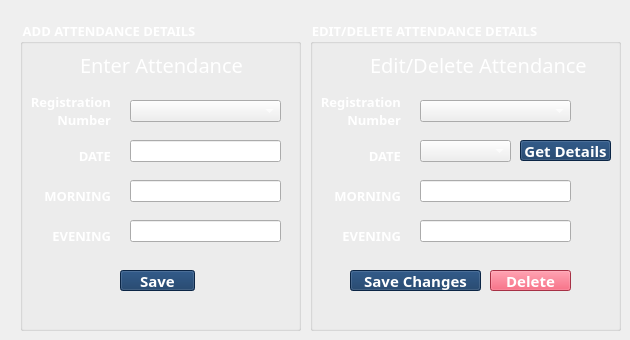
    <widget class="QWidget" name="tab_6">
     <attribute name="title">
      <string>Attendance</string>
     </attribute>
     <widget class="QGroupBox" name="groupBox_3">
      <property name="geometry">
       <rect>
        <x>20</x>
        <y>20</y>
        <width>281</width>
        <height>311</height>
       </rect>
      </property>
      <property name="font">
       <font>
        <family>Poppins Black</family>
        <pointsize>10</pointsize>
        <bold>true</bold>
       </font>
      </property>
      <property name="styleSheet">
       <string notr="true">color: rgb(255, 255, 255);</string>
      </property>
      <property name="title">
       <string>ADD ATTENDANCE DETAILS</string>
      </property>
      <widget class="QLabel" name="label_47">
       <property name="geometry">
        <rect>
         <x>10</x>
         <y>20</y>
         <width>41</width>
         <height>41</height>
        </rect>
       </property>
       <property name="text">
        <string/>
       </property>
       <property name="pixmap">
        <pixmap>../src/attendance.png</pixmap>
       </property>
       <property name="scaledContents">
        <bool>true</bool>
       </property>
      </widget>
      <widget class="QLabel" name="label_48">
       <property name="geometry">
        <rect>
         <x>60</x>
         <y>30</y>
         <width>201</width>
         <height>29</height>
        </rect>
       </property>
       <property name="font">
        <font>
         <family>Poppins</family>
         <pointsize>15</pointsize>
         <italic>false</italic>
         <bold>false</bold>
         <kerning>true</kerning>
        </font>
       </property>
       <property name="layoutDirection">
        <enum>Qt::LeftToRight</enum>
       </property>
       <property name="styleSheet">
        <string notr="true">color: rgb(255, 255, 255);</string>
       </property>
       <property name="text">
        <string>Enter Attendance</string>
       </property>
       <property name="scaledContents">
        <bool>true</bool>
       </property>
       <property name="alignment">
        <set>Qt::AlignLeading|Qt::AlignLeft|Qt::AlignVCenter</set>
       </property>
      </widget>
      <widget class="QComboBox" name="comboBox_9">
       <property name="geometry">
        <rect>
         <x>110</x>
         <y>80</y>
         <width>151</width>
         <height>22</height>
        </rect>
       </property>
       <property name="font">
        <font>
         <family>Poppins SemiBold</family>
         <pointsize>10</pointsize>
        </font>
       </property>
       <property name="styleSheet">
        <string notr="true">color: rgb(255, 255, 255);
gridline-color: rgb(255, 255, 255);
selection-color: rgb(15, 52, 96);
border-color: rgb(255, 255, 255);</string>
       </property>
       <property name="editable">
        <bool>false</bool>
       </property>
       <property name="frame">
        <bool>true</bool>
       </property>
      </widget>
      <widget class="QLabel" name="label_49">
       <property name="geometry">
        <rect>
         <x>10</x>
         <y>60</y>
         <width>81</width>
         <height>61</height>
        </rect>
       </property>
       <property name="font">
        <font>
         <family>Poppins</family>
         <pointsize>10</pointsize>
         <italic>false</italic>
         <bold>true</bold>
         <kerning>true</kerning>
        </font>
       </property>
       <property name="layoutDirection">
        <enum>Qt::LeftToRight</enum>
       </property>
       <property name="styleSheet">
        <string notr="true">color: rgb(255, 255, 255);</string>
       </property>
       <property name="text">
        <string>Registration Number</string>
       </property>
       <property name="scaledContents">
        <bool>true</bool>
       </property>
       <property name="alignment">
        <set>Qt::AlignRight|Qt::AlignTrailing|Qt::AlignVCenter</set>
       </property>
       <property name="wordWrap">
        <bool>true</bool>
       </property>
      </widget>
      <widget class="QLabel" name="label_50">
       <property name="geometry">
        <rect>
         <x>50</x>
         <y>110</y>
         <width>41</width>
         <height>51</height>
        </rect>
       </property>
       <property name="font">
        <font>
         <family>Poppins</family>
         <pointsize>10</pointsize>
         <italic>false</italic>
         <bold>true</bold>
         <kerning>true</kerning>
        </font>
       </property>
       <property name="layoutDirection">
        <enum>Qt::LeftToRight</enum>
       </property>
       <property name="styleSheet">
        <string notr="true">color: rgb(255, 255, 255);</string>
       </property>
       <property name="text">
        <string>DATE</string>
       </property>
       <property name="scaledContents">
        <bool>true</bool>
       </property>
       <property name="alignment">
        <set>Qt::AlignRight|Qt::AlignTrailing|Qt::AlignVCenter</set>
       </property>
      </widget>
      <widget class="QLineEdit" name="lineEdit_19">
       <property name="geometry">
        <rect>
         <x>110</x>
         <y>120</y>
         <width>151</width>
         <height>22</height>
        </rect>
       </property>
       <property name="font">
        <font>
         <family>Poppins Medium</family>
         <pointsize>10</pointsize>
        </font>
       </property>
       <property name="styleSheet">
        <string notr="true">color: rgb(255, 255, 255);</string>
       </property>
       <property name="text">
        <string/>
       </property>
      </widget>
      <widget class="QLineEdit" name="lineEdit_24">
       <property name="geometry">
        <rect>
         <x>110</x>
         <y>160</y>
         <width>151</width>
         <height>22</height>
        </rect>
       </property>
       <property name="font">
        <font>
         <family>Poppins Medium</family>
         <pointsize>10</pointsize>
        </font>
       </property>
       <property name="styleSheet">
        <string notr="true">color: rgb(255, 255, 255);</string>
       </property>
       <property name="text">
        <string/>
       </property>
      </widget>
      <widget class="QLabel" name="label_51">
       <property name="geometry">
        <rect>
         <x>10</x>
         <y>150</y>
         <width>81</width>
         <height>51</height>
        </rect>
       </property>
       <property name="font">
        <font>
         <family>Poppins</family>
         <pointsize>10</pointsize>
         <italic>false</italic>
         <bold>true</bold>
         <kerning>true</kerning>
        </font>
       </property>
       <property name="layoutDirection">
        <enum>Qt::LeftToRight</enum>
       </property>
       <property name="styleSheet">
        <string notr="true">color: rgb(255, 255, 255);</string>
       </property>
       <property name="text">
        <string>MORNING</string>
       </property>
       <property name="scaledContents">
        <bool>true</bool>
       </property>
       <property name="alignment">
        <set>Qt::AlignRight|Qt::AlignTrailing|Qt::AlignVCenter</set>
       </property>
      </widget>
      <widget class="QLineEdit" name="lineEdit_25">
       <property name="geometry">
        <rect>
         <x>110</x>
         <y>200</y>
         <width>151</width>
         <height>22</height>
        </rect>
       </property>
       <property name="font">
        <font>
         <family>Poppins Medium</family>
         <pointsize>10</pointsize>
        </font>
       </property>
       <property name="styleSheet">
        <string notr="true">color: rgb(255, 255, 255);</string>
       </property>
       <property name="text">
        <string/>
       </property>
      </widget>
      <widget class="QLabel" name="label_52">
       <property name="geometry">
        <rect>
         <x>10</x>
         <y>190</y>
         <width>81</width>
         <height>51</height>
        </rect>
       </property>
       <property name="font">
        <font>
         <family>Poppins</family>
         <pointsize>10</pointsize>
         <italic>false</italic>
         <bold>true</bold>
         <kerning>true</kerning>
        </font>
       </property>
       <property name="layoutDirection">
        <enum>Qt::LeftToRight</enum>
       </property>
       <property name="styleSheet">
        <string notr="true">color: rgb(255, 255, 255);</string>
       </property>
       <property name="text">
        <string>EVENING</string>
       </property>
       <property name="scaledContents">
        <bool>true</bool>
       </property>
       <property name="alignment">
        <set>Qt::AlignRight|Qt::AlignTrailing|Qt::AlignVCenter</set>
       </property>
      </widget>
      <widget class="QPushButton" name="pushButton_9">
       <property name="geometry">
        <rect>
         <x>100</x>
         <y>250</y>
         <width>75</width>
         <height>21</height>
        </rect>
       </property>
       <property name="font">
        <font>
         <family>Poppins</family>
         <pointsize>11</pointsize>
         <bold>true</bold>
        </font>
       </property>
       <property name="styleSheet">
        <string notr="true">background-color: rgb(15, 52, 96);
color: rgb(255, 255, 255);</string>
       </property>
       <property name="text">
        <string>Save</string>
       </property>
      </widget>
     </widget>
     <widget class="QGroupBox" name="groupBox_4">
      <property name="geometry">
       <rect>
        <x>310</x>
        <y>20</y>
        <width>311</width>
        <height>311</height>
       </rect>
      </property>
      <property name="font">
       <font>
        <family>Poppins Black</family>
        <pointsize>10</pointsize>
        <bold>true</bold>
       </font>
      </property>
      <property name="styleSheet">
       <string notr="true">color: rgb(255, 255, 255);</string>
      </property>
      <property name="title">
       <string>EDIT/DELETE ATTENDANCE DETAILS</string>
      </property>
      <widget class="QLabel" name="label_55">
       <property name="geometry">
        <rect>
         <x>10</x>
         <y>20</y>
         <width>41</width>
         <height>41</height>
        </rect>
       </property>
       <property name="text">
        <string/>
       </property>
       <property name="pixmap">
        <pixmap>../src/attendance.png</pixmap>
       </property>
       <property name="scaledContents">
        <bool>true</bool>
       </property>
      </widget>
      <widget class="QLabel" name="label_56">
       <property name="geometry">
        <rect>
         <x>60</x>
         <y>30</y>
         <width>241</width>
         <height>29</height>
        </rect>
       </property>
       <property name="font">
        <font>
         <family>Poppins</family>
         <pointsize>15</pointsize>
         <italic>false</italic>
         <bold>false</bold>
         <kerning>true</kerning>
        </font>
       </property>
       <property name="layoutDirection">
        <enum>Qt::LeftToRight</enum>
       </property>
       <property name="styleSheet">
        <string notr="true">color: rgb(255, 255, 255);</string>
       </property>
       <property name="text">
        <string>Edit/Delete Attendance</string>
       </property>
       <property name="scaledContents">
        <bool>true</bool>
       </property>
       <property name="alignment">
        <set>Qt::AlignLeading|Qt::AlignLeft|Qt::AlignVCenter</set>
       </property>
      </widget>
      <widget class="QComboBox" name="comboBox_10">
       <property name="geometry">
        <rect>
         <x>110</x>
         <y>80</y>
         <width>151</width>
         <height>22</height>
        </rect>
       </property>
       <property name="font">
        <font>
         <family>Poppins SemiBold</family>
         <pointsize>10</pointsize>
        </font>
       </property>
       <property name="styleSheet">
        <string notr="true">color: rgb(255, 255, 255);
gridline-color: rgb(255, 255, 255);
selection-color: rgb(15, 52, 96);
border-color: rgb(255, 255, 255);</string>
       </property>
      </widget>
      <widget class="QLabel" name="label_57">
       <property name="geometry">
        <rect>
         <x>10</x>
         <y>60</y>
         <width>81</width>
         <height>61</height>
        </rect>
       </property>
       <property name="font">
        <font>
         <family>Poppins</family>
         <pointsize>10</pointsize>
         <italic>false</italic>
         <bold>true</bold>
         <kerning>true</kerning>
        </font>
       </property>
       <property name="layoutDirection">
        <enum>Qt::LeftToRight</enum>
       </property>
       <property name="styleSheet">
        <string notr="true">color: rgb(255, 255, 255);</string>
       </property>
       <property name="text">
        <string>Registration Number</string>
       </property>
       <property name="scaledContents">
        <bool>true</bool>
       </property>
       <property name="alignment">
        <set>Qt::AlignRight|Qt::AlignTrailing|Qt::AlignVCenter</set>
       </property>
       <property name="wordWrap">
        <bool>true</bool>
       </property>
      </widget>
      <widget class="QLabel" name="label_58">
       <property name="geometry">
        <rect>
         <x>50</x>
         <y>110</y>
         <width>41</width>
         <height>51</height>
        </rect>
       </property>
       <property name="font">
        <font>
         <family>Poppins</family>
         <pointsize>10</pointsize>
         <italic>false</italic>
         <bold>true</bold>
         <kerning>true</kerning>
        </font>
       </property>
       <property name="layoutDirection">
        <enum>Qt::LeftToRight</enum>
       </property>
       <property name="styleSheet">
        <string notr="true">color: rgb(255, 255, 255);</string>
       </property>
       <property name="text">
        <string>DATE</string>
       </property>
       <property name="scaledContents">
        <bool>true</bool>
       </property>
       <property name="alignment">
        <set>Qt::AlignRight|Qt::AlignTrailing|Qt::AlignVCenter</set>
       </property>
      </widget>
      <widget class="QLineEdit" name="lineEdit_28">
       <property name="geometry">
        <rect>
         <x>110</x>
         <y>160</y>
         <width>151</width>
         <height>22</height>
        </rect>
       </property>
       <property name="font">
        <font>
         <family>Poppins Medium</family>
         <pointsize>10</pointsize>
        </font>
       </property>
       <property name="styleSheet">
        <string notr="true">color: rgb(255, 255, 255);</string>
       </property>
       <property name="text">
        <string/>
       </property>
      </widget>
      <widget class="QLabel" name="label_59">
       <property name="geometry">
        <rect>
         <x>10</x>
         <y>150</y>
         <width>81</width>
         <height>51</height>
        </rect>
       </property>
       <property name="font">
        <font>
         <family>Poppins</family>
         <pointsize>10</pointsize>
         <italic>false</italic>
         <bold>true</bold>
         <kerning>true</kerning>
        </font>
       </property>
       <property name="layoutDirection">
        <enum>Qt::LeftToRight</enum>
       </property>
       <property name="styleSheet">
        <string notr="true">color: rgb(255, 255, 255);</string>
       </property>
       <property name="text">
        <string>MORNING</string>
       </property>
       <property name="scaledContents">
        <bool>true</bool>
       </property>
       <property name="alignment">
        <set>Qt::AlignRight|Qt::AlignTrailing|Qt::AlignVCenter</set>
       </property>
      </widget>
      <widget class="QLineEdit" name="lineEdit_29">
       <property name="geometry">
        <rect>
         <x>110</x>
         <y>200</y>
         <width>151</width>
         <height>22</height>
        </rect>
       </property>
       <property name="font">
        <font>
         <family>Poppins Medium</family>
         <pointsize>10</pointsize>
        </font>
       </property>
       <property name="styleSheet">
        <string notr="true">color: rgb(255, 255, 255);</string>
       </property>
       <property name="text">
        <string/>
       </property>
      </widget>
      <widget class="QLabel" name="label_60">
       <property name="geometry">
        <rect>
         <x>10</x>
         <y>190</y>
         <width>81</width>
         <height>51</height>
        </rect>
       </property>
       <property name="font">
        <font>
         <family>Poppins</family>
         <pointsize>10</pointsize>
         <italic>false</italic>
         <bold>true</bold>
         <kerning>true</kerning>
        </font>
       </property>
       <property name="layoutDirection">
        <enum>Qt::LeftToRight</enum>
       </property>
       <property name="styleSheet">
        <string notr="true">color: rgb(255, 255, 255);</string>
       </property>
       <property name="text">
        <string>EVENING</string>
       </property>
       <property name="scaledContents">
        <bool>true</bool>
       </property>
       <property name="alignment">
        <set>Qt::AlignRight|Qt::AlignTrailing|Qt::AlignVCenter</set>
       </property>
      </widget>
      <widget class="QPushButton" name="pushButton_10">
       <property name="geometry">
        <rect>
         <x>40</x>
         <y>250</y>
         <width>131</width>
         <height>21</height>
        </rect>
       </property>
       <property name="font">
        <font>
         <family>Poppins</family>
         <pointsize>11</pointsize>
         <bold>true</bold>
        </font>
       </property>
       <property name="styleSheet">
        <string notr="true">background-color: rgb(15, 52, 96);
color: rgb(255, 255, 255);</string>
       </property>
       <property name="text">
        <string>Save Changes</string>
       </property>
      </widget>
      <widget class="QComboBox" name="comboBox_11">
       <property name="geometry">
        <rect>
         <x>110</x>
         <y>120</y>
         <width>91</width>
         <height>22</height>
        </rect>
       </property>
       <property name="font">
        <font>
         <family>Poppins SemiBold</family>
         <pointsize>10</pointsize>
        </font>
       </property>
       <property name="styleSheet">
        <string notr="true">color: rgb(255, 255, 255);
gridline-color: rgb(255, 255, 255);
selection-color: rgb(15, 52, 96);
border-color: rgb(255, 255, 255);</string>
       </property>
      </widget>
      <widget class="QPushButton" name="pushButton_11">
       <property name="geometry">
        <rect>
         <x>210</x>
         <y>120</y>
         <width>91</width>
         <height>21</height>
        </rect>
       </property>
       <property name="font">
        <font>
         <family>Poppins</family>
         <pointsize>11</pointsize>
         <bold>true</bold>
        </font>
       </property>
       <property name="styleSheet">
        <string notr="true">background-color: rgb(15, 52, 96);
color: rgb(255, 255, 255);</string>
       </property>
       <property name="text">
        <string>Get Details</string>
       </property>
      </widget>
      <widget class="QPushButton" name="pushButton_12">
       <property name="geometry">
        <rect>
         <x>180</x>
         <y>250</y>
         <width>81</width>
         <height>21</height>
        </rect>
       </property>
       <property name="font">
        <font>
         <family>Poppins</family>
         <pointsize>11</pointsize>
         <bold>true</bold>
        </font>
       </property>
       <property name="styleSheet">
        <string notr="true">background-color: rgb(233, 69, 96);
color: rgb(255, 255, 255);</string>
       </property>
       <property name="text">
        <string>Delete</string>
       </property>
      </widget>
     </widget>
    </widget>
